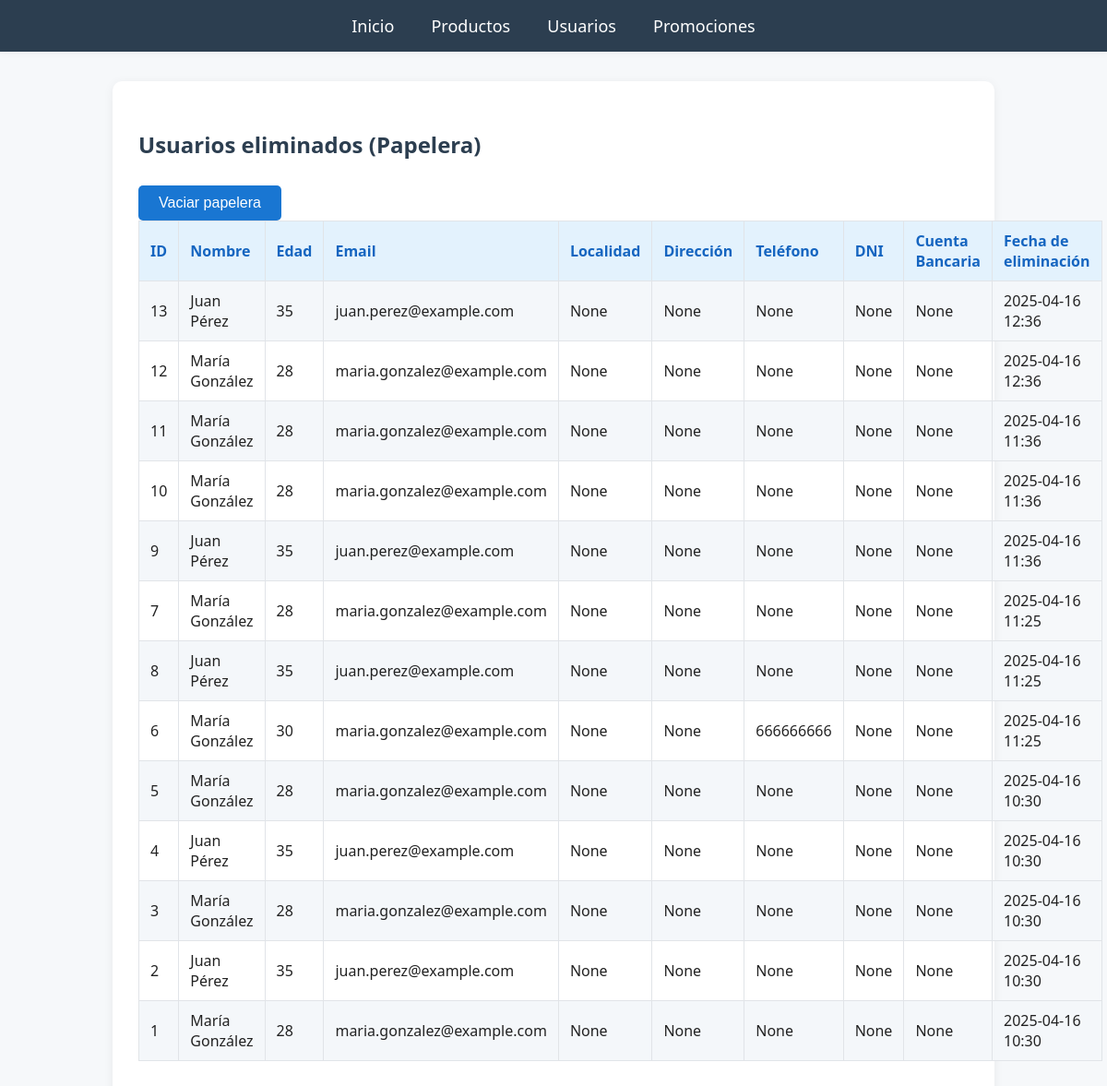
Page /usuarios_eliminados on the committed database.
### app.py (models this page shows)
class UsuarioEliminado(db.Model):
    __tablename__ = 'usuarios_eliminados'
    id = db.Column(db.Integer, primary_key=True)
    nombre = db.Column(db.String(255), nullable=False)
    edad = db.Column(db.Integer, nullable=False)
    email = db.Column(db.String(255), nullable=False)
    localidad = db.Column(db.String(255), nullable=True)
    direccion = db.Column(db.String(255), nullable=True)
    telefono = db.Column(db.String(15), nullable=True)
    dni = db.Column(db.String(9), nullable=True)
    cuenta_bancaria = db.Column(db.String(20), nullable=True)
    fecha_eliminacion = db.Column(db.DateTime, nullable=False)

### app.py (the view)
@app.route('/usuarios_eliminados')
def usuarios_eliminados():
    usuarios = UsuarioEliminado.query.order_by(UsuarioEliminado.fecha_eliminacion.desc()).all()
    return render_template('usuarios_eliminados.html', usuarios=usuarios)

### templates/usuarios_eliminados.html
{% extends 'layout.html' %}
{% block content %}
<h2>Usuarios eliminados (Papelera)</h2>
<form method="POST" action="{{ url_for('vaciar_papelera') }}">
    <button type="submit" class="btn btn-danger" onclick="return confirm('¿Vaciar la papelera? Esta acción no se puede deshacer.')">Vaciar papelera</button>
</form>
<table>
    <tr>
        <th>ID</th>
        <th>Nombre</th>
        <th>Edad</th>
        <th>Email</th>
        <th>Localidad</th>
        <th>Dirección</th>
        <th>Teléfono</th>
        <th>DNI</th>
        <th>Cuenta Bancaria</th>
        <th>Fecha de eliminación</th>
    </tr>
    {% for usuario in usuarios %}
    <tr>
        <td>{{ usuario.id }}</td>
        <td>{{ usuario.nombre }}</td>
        <td>{{ usuario.edad }}</td>
        <td>{{ usuario.email }}</td>
        <td>{{ usuario.localidad }}</td>
        <td>{{ usuario.direccion }}</td>
        <td>{{ usuario.telefono }}</td>
        <td>{{ usuario.dni }}</td>
        <td>{{ usuario.cuenta_bancaria }}</td>
        <td>{{ usuario.fecha_eliminacion.strftime('%Y-%m-%d %H:%M') }}</td>
    </tr>
    {% endfor %}
</table>
{% endblock %}

### templates/layout.html (shortened to what this page needs)
<!DOCTYPE html>
<html lang="es">
<head>
    <link rel="stylesheet" href="{{ url_for('static', filename='style.css') }}">
</head>
<body>
    <nav>
    <a href="{{ url_for('home') }}">Inicio</a>
    <a href="{{ url_for('ver_productos') }}">Productos</a>
    <a href="{{ url_for('mostrar_usuarios') }}">Usuarios</a>
    <a href="{{ url_for('ver_promociones') }}">Promociones</a>
</nav>
<main>
    {% block content %}{% endblock %}
</main>
</body>
</html>

### static/style.css (style rules this page uses)
body { background: #f6f8fa; font-family: 'Segoe UI', Arial, sans-serif; margin: 0; padding: 0; color: #222; }
nav { background: #2c3e50; padding: 16px 0; text-align: center; box-shadow: 0 2px 8px rgba(0,0,0,0.04); }
nav a { color: #fff; text-decoration: none; margin: 0 18px; font-size: 18px; font-weight: 500; transition: color 0.2s; }
main { max-width: 900px; margin: 32px auto; background: #fff; border-radius: 10px; box-shadow: 0 2px 12px rgba(0,0,0,0.06); padding: 32px 28px 28px 28px; }
h1, h2, h3 { font-weight: 700; color: #2c3e50; }
table { width: 100%; border-collapse: collapse; margin-bottom: 24px; }
th, td { border: 1px solid #e1e4e8; padding: 10px 12px; text-align: left; }
th { background: #e3f2fd; color: #1565c0; }
tr:nth-child(even) { background: #f4f7fa; }
.btn-promocion, button, input[type="submit"] { background: #1976d2; color: #fff; border: none; padding: 10px 22px; border-radius: 5px; font-size: 16px; cursor: pointer; margin-top: 8px; transition: background 0.2s; }

### rows in the picture
UsuarioEliminado: id "13", nombre "Juan Pérez", edad "35", email "juan.perez@example.com", localidad "None", direccion "None", telefono "None", dni "None", cuenta_bancaria "None", fecha_eliminacion "2025-04-16 12:36"
UsuarioEliminado: id "12", nombre "María González", edad "28", email "maria.gonzalez@example.com", localidad "None", direccion "None", telefono "None", dni "None", cuenta_bancaria "None", fecha_eliminacion "2025-04-16 12:36"
UsuarioEliminado: id "11", nombre "María González", edad "28", email "maria.gonzalez@example.com", localidad "None", direccion "None", telefono "None", dni "None", cuenta_bancaria "None", fecha_eliminacion "2025-04-16 11:36"
UsuarioEliminado: id "10", nombre "María González", edad "28", email "maria.gonzalez@example.com", localidad "None", direccion "None", telefono "None", dni "None", cuenta_bancaria "None", fecha_eliminacion "2025-04-16 11:36"
UsuarioEliminado: id "9", nombre "Juan Pérez", edad "35", email "juan.perez@example.com", localidad "None", direccion "None", telefono "None", dni "None", cuenta_bancaria "None", fecha_eliminacion "2025-04-16 11:36"
UsuarioEliminado: id "7", nombre "María González", edad "28", email "maria.gonzalez@example.com", localidad "None", direccion "None", telefono "None", dni "None", cuenta_bancaria "None", fecha_eliminacion "2025-04-16 11:25"
UsuarioEliminado: id "8", nombre "Juan Pérez", edad "35", email "juan.perez@example.com", localidad "None", direccion "None", telefono "None", dni "None", cuenta_bancaria "None", fecha_eliminacion "2025-04-16 11:25"
UsuarioEliminado: id "6", nombre "María González", edad "30", email "maria.gonzalez@example.com", localidad "None", direccion "None", telefono "666666666", dni "None", cuenta_bancaria "None", fecha_eliminacion "2025-04-16 11:25"
UsuarioEliminado: id "5", nombre "María González", edad "28", email "maria.gonzalez@example.com", localidad "None", direccion "None", telefono "None", dni "None", cuenta_bancaria "None", fecha_eliminacion "2025-04-16 10:30"
UsuarioEliminado: id "4", nombre "Juan Pérez", edad "35", email "juan.perez@example.com", localidad "None", direccion "None", telefono "None", dni "None", cuenta_bancaria "None", fecha_eliminacion "2025-04-16 10:30"
UsuarioEliminado: id "3", nombre "María González", edad "28", email "maria.gonzalez@example.com", localidad "None", direccion "None", telefono "None", dni "None", cuenta_bancaria "None", fecha_eliminacion "2025-04-16 10:30"
UsuarioEliminado: id "2", nombre "Juan Pérez", edad "35", email "juan.perez@example.com", localidad "None", direccion "None", telefono "None", dni "None", cuenta_bancaria "None", fecha_eliminacion "2025-04-16 10:30"
UsuarioEliminado: id "1", nombre "María González", edad "28", email "maria.gonzalez@example.com", localidad "None", direccion "None", telefono "None", dni "None", cuenta_bancaria "None", fecha_eliminacion "2025-04-16 10:30"
